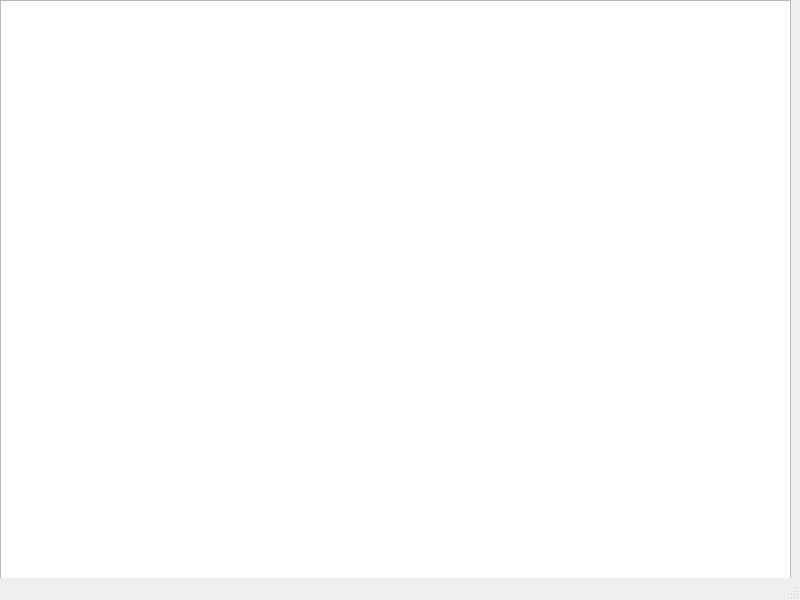
<?xml version="1.0" encoding="UTF-8"?>
<ui version="4.0">
 <class>MainWindow</class>
 <widget class="QMainWindow" name="MainWindow">
  <property name="geometry">
   <rect>
    <x>0</x>
    <y>0</y>
    <width>800</width>
    <height>600</height>
   </rect>
  </property>
  <property name="windowTitle">
   <string>MainWindow</string>
  </property>
  <widget class="QWidget" name="centralwidget">
   <widget class="QTableWidget" name="table">
    <property name="geometry">
     <rect>
      <x>0</x>
      <y>0</y>
      <width>791</width>
      <height>581</height>
     </rect>
    </property>
   </widget>
  </widget>
  <widget class="QStatusBar" name="statusbar"/>
 </widget>
 <resources/>
 <connections/>
</ui>
